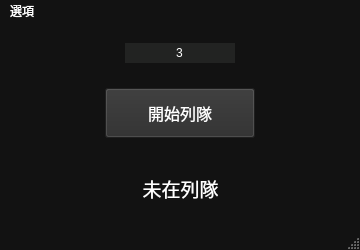
<?xml version="1.0" encoding="UTF-8"?>
<ui version="4.0">
 <class>MainWindow</class>
 <widget class="QMainWindow" name="MainWindow">
  <property name="geometry">
   <rect>
    <x>0</x>
    <y>0</y>
    <width>360</width>
    <height>250</height>
   </rect>
  </property>
  <property name="styleSheet">
   <string notr="true">*{
	color:#FFFFFF;
}
#MainWindow{
	background-color:#121212;
}

QLineEdit{
	background-color:#222322;
	border:0;
}

QPushButton{
	background-color: #2C2C2C;
}
QPushButton:hover{
	background-color: #3C3C3C;
}
QPushButton:pressed{
	 background-color: #1A1A1A;
}</string>
  </property>
  <widget class="QWidget" name="centralwidget">
   <widget class="QLineEdit" name="accept_delay_value">
    <property name="geometry">
     <rect>
      <x>125</x>
      <y>20</y>
      <width>110</width>
      <height>20</height>
     </rect>
    </property>
    <property name="text">
     <string>3</string>
    </property>
    <property name="alignment">
     <set>Qt::AlignCenter</set>
    </property>
   </widget>
   <widget class="QLabel" name="label">
    <property name="geometry">
     <rect>
      <x>10</x>
      <y>120</y>
      <width>341</width>
      <height>91</height>
     </rect>
    </property>
    <property name="font">
     <font>
      <family>Arial</family>
      <pointsize>14</pointsize>
     </font>
    </property>
    <property name="layoutDirection">
     <enum>Qt::LeftToRight</enum>
    </property>
    <property name="text">
     <string>未在列隊</string>
    </property>
    <property name="textFormat">
     <enum>Qt::PlainText</enum>
    </property>
    <property name="alignment">
     <set>Qt::AlignCenter</set>
    </property>
   </widget>
   <widget class="QPushButton" name="match_button">
    <property name="geometry">
     <rect>
      <x>105</x>
      <y>65</y>
      <width>150</width>
      <height>50</height>
     </rect>
    </property>
    <property name="font">
     <font>
      <family>Arial</family>
      <pointsize>12</pointsize>
     </font>
    </property>
    <property name="text">
     <string>開始列隊</string>
    </property>
   </widget>
  </widget>
  <widget class="QMenuBar" name="menubar">
   <property name="geometry">
    <rect>
     <x>0</x>
     <y>0</y>
     <width>360</width>
     <height>25</height>
    </rect>
   </property>
   <property name="styleSheet">
    <string notr="true">*{
	background-color:#121212;
}
QMenuBar::item:selected{
	background-color: #3C3C3C;
}

QMenu:selected{
	 background-color:#2f2c2c;
}

QAciotn{
	 background-color:#2f2c2c;
}
</string>
   </property>
   <widget class="QMenu" name="menu">
    <property name="styleSheet">
     <string notr="true"/>
    </property>
    <property name="title">
     <string>選項</string>
    </property>
    <addaction name="always_on_top_status"/>
    <addaction name="separator"/>
    <addaction name="auto_accept_status"/>
    <addaction name="auto_rematch_status"/>
   </widget>
   <addaction name="menu"/>
  </widget>
  <widget class="QStatusBar" name="statusbar"/>
  <action name="auto_accept_status">
   <property name="text">
    <string>自動接受</string>
   </property>
  </action>
  <action name="auto_rematch_status">
   <property name="text">
    <string>超時重排</string>
   </property>
  </action>
  <action name="always_on_top_status">
   <property name="text">
    <string>視窗至頂</string>
   </property>
  </action>
 </widget>
 <resources/>
 <connections/>
</ui>
